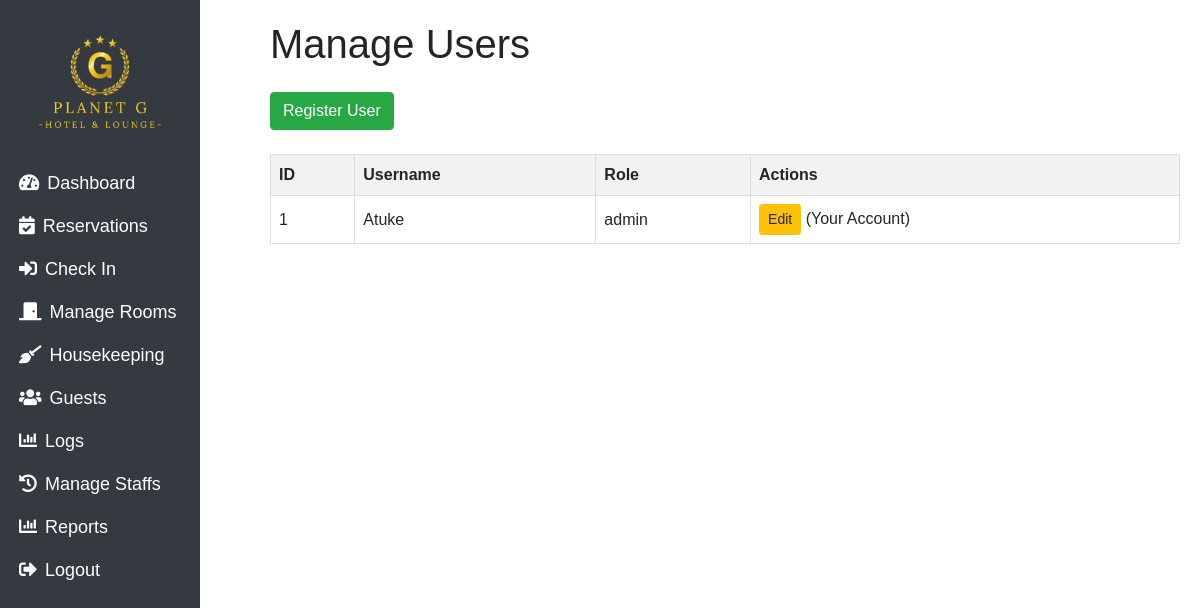
The page /users/manage (signed in) on the database its author committed.
### main.py (models this page shows)
class User(db.Model, UserMixin):
    id = db.Column(db.Integer, primary_key=True)
    username = db.Column(db.String(150), nullable=False, unique=True)
    password = db.Column(db.String(150), nullable=False)
    role = db.Column(db.String(50), nullable=False)

### main.py (the view)
@app.route('/users/manage')
@login_required
def manage_users():
    if current_user.role != 'admin':
        abort(403)
    users = User.query.all()
    return render_template('manage_users.html', users=users)

### main.py (called while the page is built)
@login_manager.user_loader
def load_user(user_id):
    return User.query.get(int(user_id))

### templates/manage_users.html (shortened to what this page needs)
 <!DOCTYPE html>
<html lang="en">
<head>
    <link rel="stylesheet" href="https://stackpath.bootstrapcdn.com/bootstrap/4.5.2/css/bootstrap.min.css">
    <link rel="stylesheet" href="/static/css/dashboard.css" />
    <link href="https://cdnjs.cloudflare.com/ajax/libs/font-awesome/5.15.4/css/all.min.css" rel="stylesheet">
</head>
<body>
<div class="col-md-2 col-sm-4 bg-dark text-white vh-100 p-1 sidebar">
    <div class="text-center">
        <img src="/static/assets/images/planetgelimgbulogo.png" alt="Hotel Logo" class="img-fluid mb-2" style="width: 150px;">
    </div>
    <nav class="nav flex-column">
        <a class="nav-link text-white py-2" href="/dashboard">
            <i class="fas fa-tachometer-alt mr-2"></i>Dashboard
        </a>
        <a class="nav-link text-white py-2" href="/reservations">
            <i class="fas fa-calendar-check mr-2"></i>Reservations
        </a>
        <a class="nav-link text-white py-2" href="/bookings">
            <i class="fas fa-sign-in-alt mr-2"></i>Check In
        </a>
        {% if current_user.role in ['admin'] %}
        <a class="nav-link text-white py-2" href="/rooms">
            <i class="fas fa-door-closed mr-2"></i>Manage Rooms
        </a>
        {% endif %}
        <a class="nav-link text-white py-2" href="/housekeeping">
            <i class="fas fa-broom mr-2"></i>Housekeeping
        </a>
        <a class="nav-link text-white py-2" href="/guests">
            <i class="fas fa-users mr-2"></i>Guests
        </a>
          {% if current_user.role in ['admin'] %}
    <a class="nav-link text-white py-2" href="/user_logs">
        <i class="fas fa-chart-bar mr-2"></i>Logs
    </a>
   {% endif %}
         {% if current_user.role in ['admin'] %}
        <a class="nav-link text-white py-2" href="/users/manage">
            <i class="fas fa-history mr-2"></i>Manage Staffs
        </a>
        {% endif %}
        {% if current_user.role in ['admin'] %}
    <a class="nav-link text-white py-2" href="/reports">
        <i class="fas fa-chart-bar mr-2"></i>Reports
    </a>
    {% endif %}
        <a class="nav-link text-white py-2" href="/logout">
            <i class="fas fa-sign-out-alt mr-2"></i>Logout
        </a>
    </nav>
</div>
    <div class="content">
         <h1 class="mb-4">Manage Users</h1>
<a href="{{ url_for('register') }}" class="btn btn-success mb-4">Register User</a>
<table border="1" cellpadding="8">
  <tr>
    <th>ID</th>
    <th>Username</th>
    <th>Role</th>
    <th>Actions</th>
  </tr>
  {% for user in users %}
  <tr>
    <td>{{ user.id }}</td>
    <td>{{ user.username }}</td>
    <td>{{ user.role }}</td>
    <td>
      <a href="{{ url_for('edit_user', user_id=user.id) }}" class="btn btn-warning btn-sm">Edit</a>
      {% if user.id != current_user.id %}
      <form action="{{ url_for('delete_user', user_id=user.id) }}"  method="POST" style="display:inline;" onsubmit="return confirm('Are you sure you want to delete this user?');">
        <button type="submit" class="btn btn-danger btn-sm">Delete</button>
      </form>
      {% else %}
        (Your Account)
      {% endif %}
    </td>
  </tr>
  {% endfor %}
</table>
</body>
</html>

### static/css/dashboard.css (style rules this page uses)
body { font-family: 'Arial', sans-serif; display: flex; height: 100vh; margin: 0; }
.sidebar { width: 250px; height: 100vh; background-color: #343a40; color: white; position: fixed; top: 0; left: 0; display: flex; flex-direction: column; padding-top: 20px; overflow-y: auto; }
.sidebar a { color: white; padding: 15px; text-decoration: none; font-size: 18px; display: block; transition: background 0.3s; }
.content { margin-left: 250px; padding: 20px; width: calc(100% - 250px); }
table { width: 100%; border-collapse: collapse; }
th, td { border: 1px solid #ddd; padding: 8px; }
th { background-color: #f2f2f2; }

### rows shown on the page
User: id "1", username "Atuke", role "admin", shows "(Your Account)"
